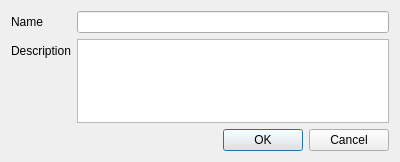
<?xml version="1.0" encoding="UTF-8"?>
<ui version="4.0">
 <class>StatDialog</class>
 <widget class="QDialog" name="StatDialog">
  <property name="geometry">
   <rect>
    <x>0</x>
    <y>0</y>
    <width>400</width>
    <height>162</height>
   </rect>
  </property>
  <property name="windowTitle">
   <string>Edit Stat</string>
  </property>
  <layout class="QVBoxLayout" name="verticalLayout">
   <item>
    <widget class="QFrame" name="frame">
     <property name="frameShape">
      <enum>QFrame::NoFrame</enum>
     </property>
     <property name="frameShadow">
      <enum>QFrame::Raised</enum>
     </property>
     <layout class="QFormLayout" name="formLayout">
      <property name="leftMargin">
       <number>0</number>
      </property>
      <property name="topMargin">
       <number>0</number>
      </property>
      <property name="rightMargin">
       <number>0</number>
      </property>
      <property name="bottomMargin">
       <number>0</number>
      </property>
      <item row="0" column="0">
       <widget class="QLabel" name="label">
        <property name="text">
         <string>Name</string>
        </property>
       </widget>
      </item>
      <item row="1" column="0">
       <widget class="QLabel" name="label_2">
        <property name="text">
         <string>Description</string>
        </property>
       </widget>
      </item>
      <item row="0" column="1">
       <widget class="QLineEdit" name="lineEditName"/>
      </item>
      <item row="1" column="1">
       <widget class="QPlainTextEdit" name="plainTextEditDescription"/>
      </item>
     </layout>
    </widget>
   </item>
   <item>
    <widget class="QDialogButtonBox" name="buttonBox">
     <property name="standardButtons">
      <set>QDialogButtonBox::Cancel|QDialogButtonBox::Ok</set>
     </property>
    </widget>
   </item>
  </layout>
 </widget>
 <resources/>
 <connections/>
</ui>
